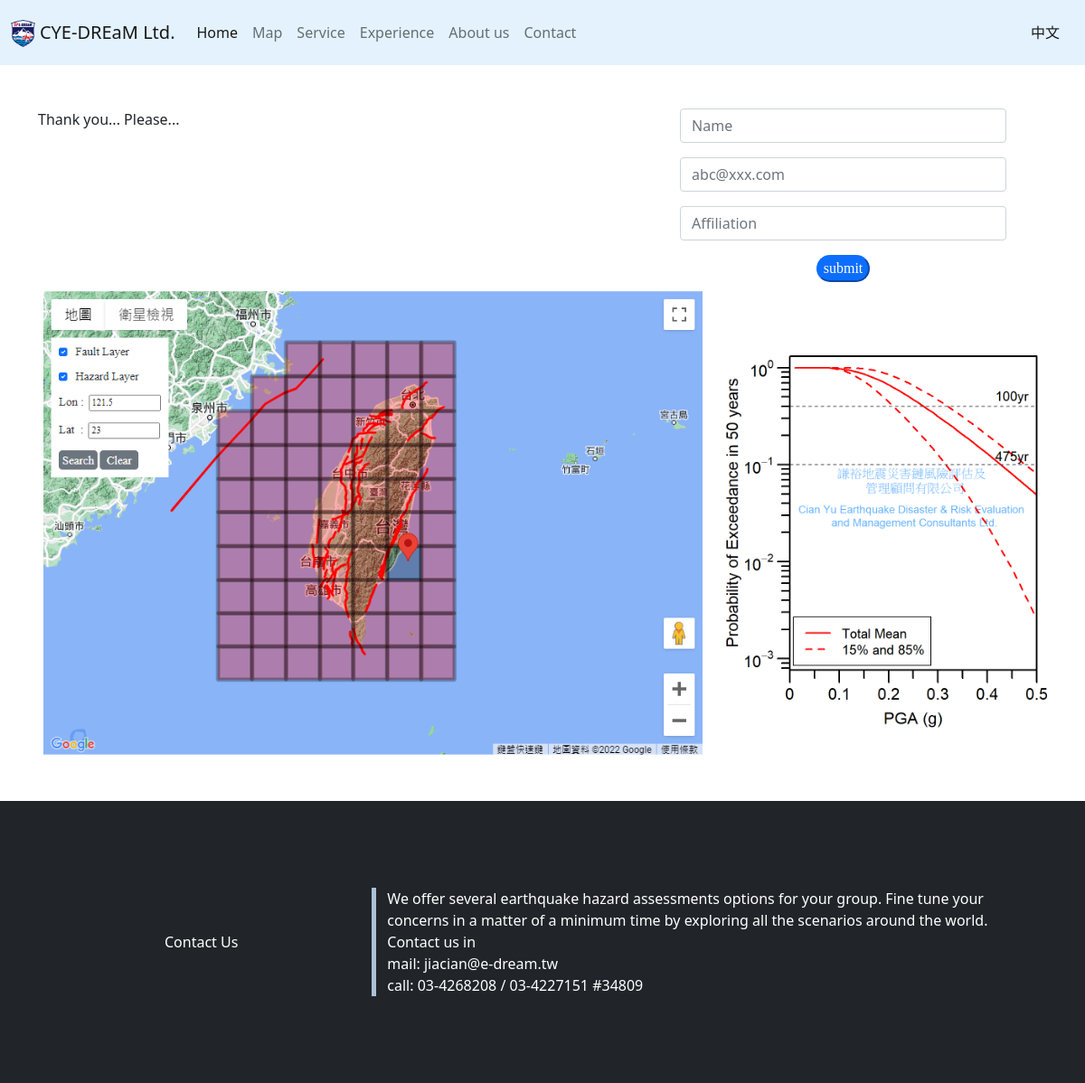
The page /MapPage/en on the database its author committed.
### map/models.py (models this page shows, shortened)
class MapPage(models.Model):
    name = models.CharField('公司名稱', max_length=20)
    logo= models.ImageField("公司logo",storage=OverwriteStorage(),upload_to='',blank=True)
    form_title=models.TextField('表單頂部內容', max_length=100,blank=True)
    form_image=models.ImageField("表單底部圖片URL",storage=OverwriteStorage(),upload_to='map_image',blank=True)
    bottom_title=models.CharField('底部標題', max_length=20,blank=True)
    bottom_content=models.TextField('底部內容', max_length=300,blank=True)
    bottom_email=models.CharField('底部email', max_length=100,blank=True)
    bottom_phone=models.CharField('底部連絡電話', max_length=50,blank=True)

class MapPage_EN(models.Model):
    name = models.CharField('公司名稱', max_length=50)
    form_title=models.TextField('表單頂部內容', max_length=300,blank=True)
    bottom_title=models.CharField('底部標題', max_length=50,blank=True)
    bottom_content=models.TextField('底部內容', max_length=400,blank=True)
    bottom_email=models.CharField('底部email', max_length=100,blank=True)
    bottom_phone=models.CharField('底部連絡電話', max_length=50,blank=True)

### map/views.py (the view)
# urls.py: path('en',showMapPage_EN),
def showMapPage_EN(request):
    submit=False
    token_length=32
    random_token=get_random_string(length=32)
    db_patient_length=5
    cookie_key="LoginCookie"
    if cookie_key in request.COOKIES:
        submit=True
        MapPage_content=MapPage.objects.all()
        MapPage_EN_content=MapPage_EN.objects.all()
        zip_MapPage=zip(MapPage_content,MapPage_EN_content)
        return render(request, 'MapPage_EN.html',{"MapPage_content":zip_MapPage,"submit":submit,"token":random_token})
    else:
        if request.method == "POST":
            form= VisitorForm_EN(request.POST)
            if form.is_valid():
                form.save()
                num=len(Visitor_Info.objects.all())
                if num % db_patient_length == 0 and num!=0:
                    try:
                        send_email(title='Django Database 提醒',
                                    content=f"資料庫已有{num}筆資料",
                                    from_user=settings.EMAIL_HOST_USER,
                                    to_user=settings.EMAIL_HOST_USER
                        )
                    except:
                        pass
                response = HttpResponseRedirect(f"/MapPage/en?{random_token}")
                response.set_cookie("LoginCookie","login",max_age=3600)
                return response
        else:
            form=VisitorForm_EN
            key="100"
            for key in request.GET.keys():
                pass
            if len(key)==token_length:
                submit=True
        MapPage_content=MapPage.objects.all()
        MapPage_EN_content=MapPage_EN.objects.all()
        zip_MapPage=zip(MapPage_content,MapPage_EN_content)
        return render(request, 'MapPage_EN.html',{"MapPage_content":zip_MapPage,"form":form,"submit":submit,"token":random_token})

### templates/MapPage_EN.html (shortened to what this page needs)
{% load static %}
<!DOCTYPE html>
<html lang="en">
{% for Content,Content_en in MapPage_content %}
<head>
    <link href="https://cdn.jsdelivr.net/npm/bootstrap@5.0.2/dist/css/bootstrap.min.css" rel="stylesheet"
>
    <link rel="stylesheet" href="{% static 'css/MapPage.css' %}">
</head>
<body>
    <nav class="navbar navbar-expand-lg navbar-light" style='background-color: #e3f2fd;'>
        <div class="container-xxl">
            <a class="navbar-brand" href="../en">
                <img src="../static/assets/{{ Content.logo }}" alt="" height="30"
                    class="d-inline-block align-text-top">
                {{ Content_en.name }}</a>
            <div class="collapse navbar-collapse" id="navbarSupportedContent">
                <ul class="navbar-nav me-auto mb-2 mb-lg-0">
                    <li class="nav-item">
                        <a class="nav-link active" aria-current="page" href="../en">Home</a>
                    </li>
                    <li class="nav-item">
                        <a class="nav-link" href="">Map</a>
                    </li>
                    <li class="nav-item">
                        <a class="nav-link" href="../Service/en">Service</a>
                    </li>
                    <li class="nav-item">
                        <a class="nav-link" href="../Experience/en">Experience</a>
                    </li>
                    <li class="nav-item">
                        <a class="nav-link" href="../AboutUs/en">About us</a>
                    </li>
                    <li class="nav-item">
                        <a class="nav-link" href="../Contact/en">Contact</a>
                    </li>
                </ul>
                {% if submit %}
                    <span class="navbar-text">
                        <a class="nav-link" href="../MapPage/?{{ token }}">中文</a>
                    </span>
                {% else %}
                    <span class="navbar-text">
                        <a class="nav-link" href="../MapPage">中文</a>
                    </span>
                {% endif %}
            </div>
        </div>
    </nav>
    {% if submit %}
        <div class="container">
            <div class="row">
                <!-- <div class="col-12 col-md-3">
                    <div class="list-group">
                        <a href="#" class="list-group-item list-group-item-action active" aria-current="true">
                            The current link item
                        </a>
                        <a href="#" class="list-group-item list-group-item-action">A second link item</a>
                        <a href="#" class="list-group-item list-group-item-action">A third link item</a>
                        <a href="#" class="list-group-item list-group-item-action">A fourth link item</a>
                        <a href="#" class="list-group-item list-group-item-action disabled" tabindex="-1"
                            aria-disabled="true">A
                            disabled link item</a>
                    </div>
                </div> -->
                <div class="col-12 col-md-8">
                    <div id="floating-panel">
                        <input class="form-check-input" type="checkbox" id="toggle-fault">
                        <label class="form-check-label" for="toggle-fault" style="font-size: 15px;">&nbsp Fault
                            Layer</label>
                        <br>
                        <br>
                        <input class="form-check-input" type="checkbox" id="toggle-hazard">
                        <label class="form-check-label" for="toggle-hazard" style="font-size: 15px;">&nbsp Hazard
                            Layer</label>
                        <br>
                        <br>
                        <label class="label" for="toggle-text">Lon&nbsp:&nbsp</label>
                        <input class="form-text-input" type="text" id="toggle-Lon" name="name" placeholder="Input Longitude"
                            size="10">
                        <br>
                        <br>
                        <label class="label" for="toggle-text">Lat&nbsp&nbsp:&nbsp</label>
                        <input class="form-text-input" type="text" id="toggle-Lat" name="name" placeholder="Input Latitude"
                            size="10">
                        <br>
                        <br>
                        <div class="column justify-content-around">
                            <button class="btn btn-secondary" id="search">Search</button>
                            <button class="btn btn-secondary" id="clear">Clear</button>
                        </div>
                    </div>
                    <div id="map"></div>
                </div>
                <div class="col-12 col-md-4">
                    <img src="{% static 'assets/map_image/fakeimg1.jpg' %}" alt="hazard" id="hazard">
                </div>
            </div>
        </div>
    {% else %}
    <div class="container">
        <div class="row">
            <div class="col-12 col-md-7">
                <p class="mt-5">{{ Content_en.form_title }}</p>
            </div>
            <div class="col-12 col-md-5">
                <center>
                    <form class="mt-5" id="form" action="" method=POST style="width:80%">
                        {{ form.as_p}}
                        <input class="btn-primary" id="submit" type="submit" value="submit" class="btn btn-secondary text-center">
                    </form>
                </center>
            </div>
            <div class="col-12 col-md-12">
                <img src="../static/assets/{{ Content.form_image }}" alt="hazard" style="width:100%;">
            </div>
        </div>
    </div>
    {% endif %}
    <footer class="bd-footer py-4 py-md-5 mt-5 bg-dark">
        <div class="container py-4 py-md-5 px-4 px-md-3">
            <div class="row align-items-center">
                <div class="text-center col-4 col-md-4" style="color:white">{{ Content_en.bottom_title }}</div>
                <div class="text-left col-8 col-md-8" id="Contact" style="color:white">
                    {{ Content_en.bottom_content }}<br>
                    mail: {{ Content_en.bottom_email }}<br>
                    call: {{ Content_en.bottom_phone }}
                </div>
            </div>
        </div>
    </footer>
</body>
{% endfor %}
</html>

### statics/css/MapPage.css (style rules this page uses)
.row #Contact { border-left: solid #ACC0D8 5px; }
#submit { border-radius: 20px; font-family: 'Times New Roman'; }

### rows shown on the page
MapPage: logo (picture), name "CYE-DREaM Ltd.", form_title "Thank you... Please...", form_image (picture), bottom_title "Contact Us", bottom_content "We offer several earthquake hazard assessments options for your group. Fine tune your concerns in a matter of a minimum time by exploring all the scenarios around the world. Contact us in", bottom_email "jiacian@e-dream.tw", bottom_phone "03-4268208 / 03-4227151 #34809"
